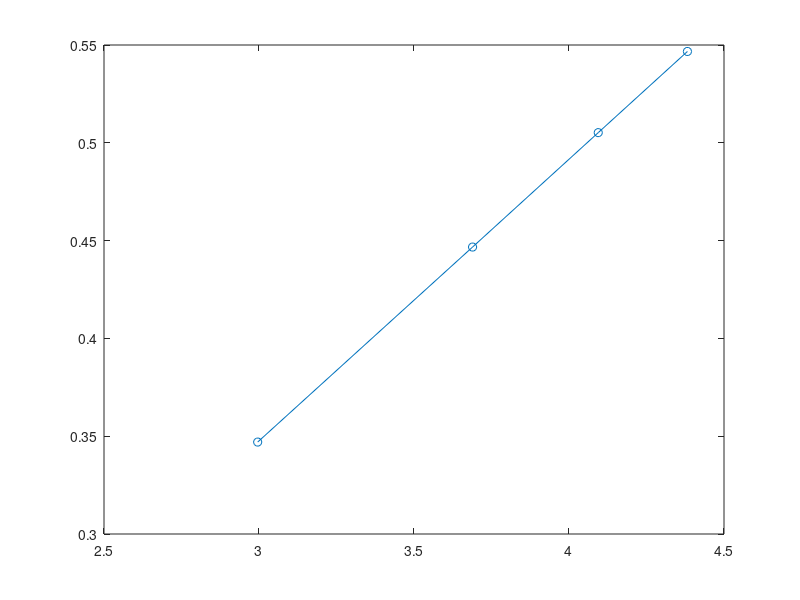

Recreate this plot in MATLAB. (Note: this script raises an error after producing the figure.)
% each row corresponds to different v
% each column corresponds to different L
L_list = 10:10:80;
v_list = 0:0.1:0.5;
f2_list = zeros(1, numel(v_list));
select_L = 2:2:numel(L_list);
thermal_renyi2_entropy = [  0  0   0    0   0  0      0         0; ...
    1.7451    3.4809    5.2129    6.9429    8.6717   10.3997   12.1271   13.8540;...
    2.8426    5.6530    8.4507   11.2418   14.0289   16.8132   19.5954   22.3762;...
    3.3183    6.5873    9.8369   13.0767   16.3103   19.5399   22.7664   25.9907;...
    3.4346    6.8148   10.1736   13.5216   16.8630   20.1998   23.5334   26.8645;...
    3.4424    6.8301   10.1963   13.5516   16.9002   20.2443   23.5850   26.9233];
ee2 = [  0.7068    0.3470    0.7472    0.4467    0.7756    0.5052    0.7973    0.5467;...
    1.4024    2.0311    3.1681    3.8423    4.9202    5.6172    6.6652    7.3769;...
    1.8413    3.0789    4.6783    5.9444    7.4905    8.7714   10.2912   11.5820;...
    2.0322    3.5298    5.3281    6.8434    8.5899   10.1154   11.8368   13.3694;...
    2.0790    3.6396    5.4863    7.0617    8.8568   10.4412   12.2113   13.8021;...
    2.0821    3.6470    5.4970    7.0765    8.8748   10.4631   12.2366   13.8312];

log_term = ee2 - thermal_renyi2_entropy/2;


for i = 1:numel(v_list)
    v = v_list(i);
    plot(log(L_list(select_L)), log_term(i,(select_L)),'-o');hold on;
    p = fit(log(L_list(select_L)'),log_term(i,(select_L))','poly1');
    fprintf('v = %.2f, f2=%.5f\n',v, p.p1);
    f2_list(i) = p.p1;
end


set(gca,'fontsize',24);
set(gca,'linewidth',1.5);
set(get(gca,'Children'),'linewidth',2); % Set line width 1.5 pounds
xlabel('$log(L)$','Interpreter','latex');
ylabel('$S_A^{(2)} - S^{(2)}/2$','Interpreter','latex');
set(get(gca,'XLabel'),'FontSize',24);
set(get(gca,'YLabel'),'FontSize',24);


figure;
plot(v_list, f2_list,'-o'); hold on;
set(gca,'fontsize',24);
set(gca,'linewidth',1.5);
set(get(gca,'Children'),'linewidth',2); % Set line width 1.5 pounds
xlabel('$v$','Interpreter','latex');
ylabel('$f_2$','Interpreter','latex');
set(get(gca,'XLabel'),'FontSize',24);
set(get(gca,'YLabel'),'FontSize',24);
